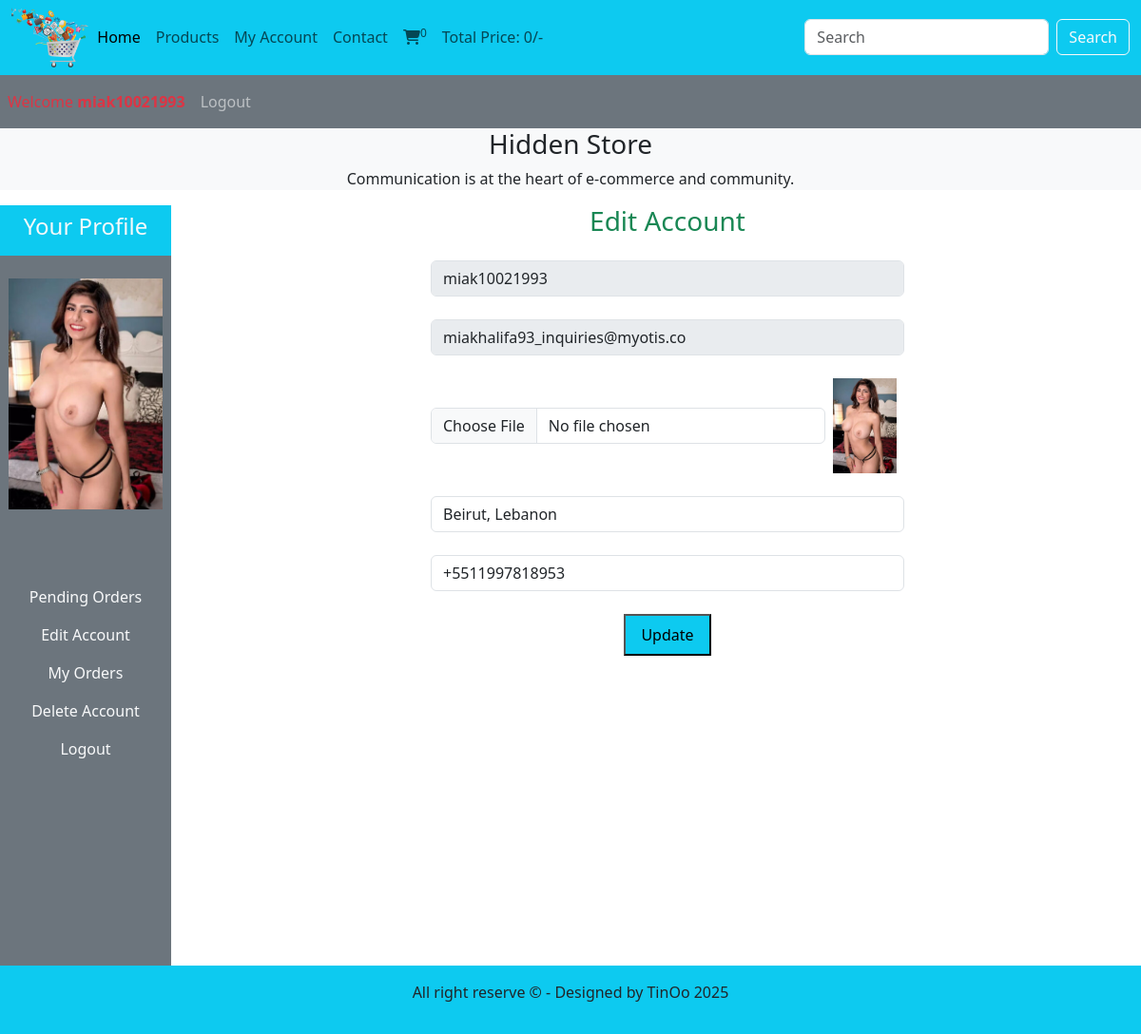
Page /users_area/profile.php?edit_account (signed in) on the committed database.
### tables this page shows
CREATE TABLE `user_table` (
  `user_id` int(11) NOT NULL,
  `username` varchar(100) NOT NULL,
  `user_email` varchar(100) NOT NULL,
  `user_password` varchar(255) NOT NULL,
  `user_image` varchar(255) NOT NULL,
  `user_ip` varchar(100) NOT NULL,
  `user_address` varchar(255) NOT NULL,
  `user_phone` varchar(20) NOT NULL
);

### users_area/edit_account.php (the view, shortened to what this page needs)
<?php
if (isset($_GET['edit_account'])) {
    $user_session_name = $_SESSION['username'];
    $select_query = "SELECT * FROM `user_table` WHERE username='$user_session_name'";
    $result = mysqli_query($conn, $select_query);
    $row = mysqli_fetch_assoc($result);
    $username = $row['username'];
    $user_email = $row['user_email'];
    $user_address = $row['user_address'];
    $user_phone = $row['user_phone'];
}
?>
<!DOCTYPE html>
<html lang="en">
<head>
</head>
<body>
    <h3 class="text-success mb-4">Edit Account</h3>
    <form action="" method="post" enctype="multipart/form-data">
        <div class="form-outline mb-4">
            <input type="text" class="form-control w-50 m-auto" value="<?php echo $username ?>" name="user_username"
                disabled>
        </div>
        <div class="form-outline mb-4">
            <input type="email" class="form-control w-50 m-auto" value="<?php echo $user_email ?>" name="user_email"
                disabled>
        </div>
        <div class="form-outline mb-4 d-flex w-50 m-auto">
            <input type="file" class="form-control m-auto" name="user_image">
            <img src="./user_images/<?php echo $user_image ?>" alt="" class="edit_img">
        </div>
        <div class="form-outline mb-4">
            <input type="text" class="form-control w-50 m-auto" value="<?php echo $user_address ?>" name="user_address">
        </div>
        <div class="form-outline mb-4">
            <input type="text" class="form-control w-50 m-auto" value="<?php echo $user_phone ?>" name="user_phone">
        </div>
        <input type="submit" value="Update" class="bg-info py-2 px-3" name="user_update">
    </form>
</body>
</html>

### users_area/profile.php (shortened to what this page needs)
<?php
include('../functions/common_functions.php');
?>
<!DOCTYPE html>
<html lang="en">
<link href="https://cdn.jsdelivr.net/npm/bootstrap@5.3.6/dist/css/bootstrap.min.css" rel="stylesheet"
>
<link rel="stylesheet" href="https://cdnjs.cloudflare.com/ajax/libs/font-awesome/6.7.2/css/all.min.css"
 />
<link rel="stylesheet" href="../styles.css" />
</head>
<body>
    <div class="container-fluid p-0">
        <nav class="navbar navbar-expand-lg navbar-light bg-info">
            <div class="container-fluid">
                <img src="../images/logo.png" alt="logo" class="logo" />
                <div class="collapse navbar-collapse" id="navbarSupportedContent">
                    <ul class="navbar-nav me-auto mb-2 mb-lg-0">
                        <li class="nav-item">
                            <a class="nav-link active" aria-current="page" href="../index.php">Home</a>
                        </li>
                        <li class="nav-item">
                            <a class="nav-link" href="../display_all.php">Products</a>
                        </li>
                        <li class="nav-item">
                            <a class="nav-link" href="profile.php">My Account</a>
                        </li>
                        <li class="nav-item">
                            <a class="nav-link" href="#">Contact</a>
                        </li>
                        <li class="nav-item">
                            <a class="nav-link" href="../cart.php"><i
                                    class="fa-solid fa-cart-shopping"></i><sup><?php cartItem() ?></sup></a>
                        </li>
                        <li class="nav-item">
                            <a class="nav-link" href="#"><?php totalCartPrice() ?></a>
                        </li>
                    </ul>
                    <form class="d-flex" action="../search_product.php" method="get">
                        <input class="form-control me-2" type="search" placeholder="Search" aria-label="Search"
                            name="search_data" />
                        <input type="submit" value="Search" class="btn btn-outline-light" name="search_data_product" />
                    </form>
                </div>
            </div>
        </nav>
        <nav class="navbar navbar-expand-lg navbar-dark bg-secondary">
            <ul class="navbar-nav me-auto">
                <?php
                if (isset($_SESSION['username'])) {
                    echo "<li class='nav-item'>
                            <a class='nav-link  link-danger' href='./users_area/profile.php'>Welcome <strong>" . $_SESSION['username'] . "</strong></a>
                          </li>";
                } else {
                    echo "<li class='nav-item'>
                            <a class='nav-link' href='./users_area/user_login.php'>Welcome Guest</a>
                          </li>";
                }
                if (isset($_SESSION['username'])) {
                    echo "<li class='nav-item'>
                            <a class='nav-link' href='./users_area/logout.php'>Logout</a>
                          </li>";
                } else {
                    echo "<li class='nav-item'>
                            <a class='nav-link' href='./users_area/user_login.php'>Login</a>
                          </li>";
                }
                ?>
            </ul>
        </nav>
        <div class="bg-light">
            <h3 class="text-center">Hidden Store</h3>
            <p class="text-center">Communication is at the heart of e-commerce and community.</p>
        </div>
        <div class="row">
            <div class="col-md-2">
                <ul class="navbar-nav bg-secondary text-center" style="height: 100vh;">
                    <li class="nav-item bg-info">
                        <a class="nav-link text-light" href="#">
                            <h4>Your Profile</h4>
                        </a>
                    </li>
                    <?php
                    $username = $_SESSION['username'] ?? '';
                    $user_image = "SELECT * FROM `user_table` WHERE username='$username'";
                    $result_image = mysqli_query($conn, $user_image);
                    $row_image = mysqli_fetch_array($result_image);
                    $user_image = $row_image['user_image'] ?? 'default.jpg';
                    echo "<li class='nav-item'>
                            <img src='./user_images/$user_image' class='profile_img my-4' alt=''>
                          </li>";
                    ?>
                    <li class="nav-item">
                    </li>
                    <li class="nav-item">
                        <a class="nav-link text-light" href="profile.php">
                            Pending Orders
                        </a>
                    </li>
                    <li class="nav-item">
                        <a class="nav-link text-light" href="profile.php?edit_account">
                            Edit Account
                        </a>
                    </li>
                    <li class="nav-item">
                        <a class="nav-link text-light" href="profile.php?my_orders">
                            My Orders
                        </a>
                    </li>
                    <li class="nav-item">
                        <a class="nav-link text-light" href="profile.php?delete_account">
                            Delete Account
                        </a>
                    </li>
                    <li class="nav-item">
                        <a class="nav-link text-light" href="logout.php">
                            Logout
                        </a>
                    </li>
                </ul>
            </div>
            <div class="col-md-10 text-center">
                <?php
                if (isset($_GET['edit_account'])) {
                    include('edit_account.php');
                }
                ?>
            </div>
        </div>
        <?php include('../includes/footer.php'); ?>
    </div>
</body>
</html>

### styles.css (style rules this page uses)
* { margin: 0; padding: 0; box-sizing: border-box; }
.logo { width: 7%; height: 7%; }

### users_area/profile.php (style rules this page uses)
body { overflow-x: hidden; }
.profile_img { width: 90%; margin: auto; dísplay: block; object-fit: contain; }
.edit_img { width: 100px; height: 100px; object-fit: contain; }

### rows in the picture
user_table: user_image (picture), user_username "miak10021993", user_email "miakhalifa93_inquiries@myotis.co", user_address "Beirut, Lebanon", user_phone "+5511997818953"

### other values in the picture
$count_cart_items "0"
$total_price "0"
